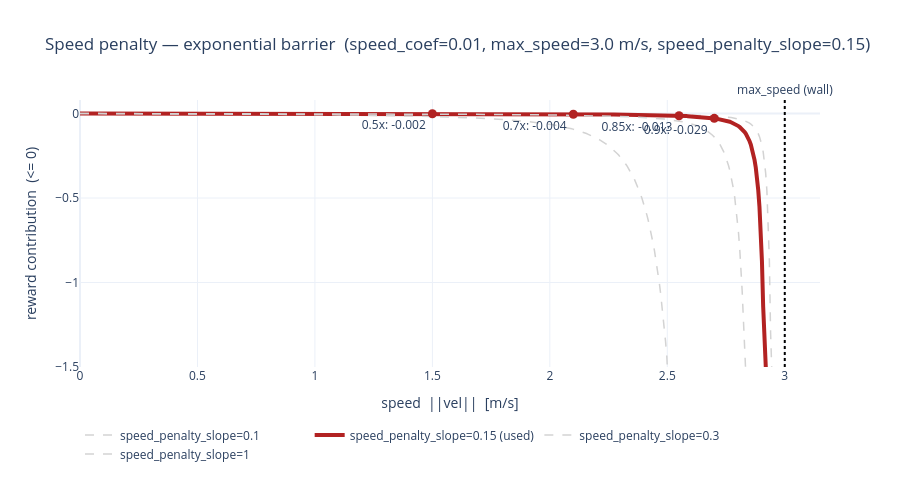

Notebook cell for this chart:
### Markdown cell above
## 6. Speed penalty (reward term) — exponential barrier

Dense per-step penalty that gives the drone a speed limit so it learns the track at a controllable
pace instead of diving through gates too fast. Imported **live** from
[`tasks/racing.py`](tasks/racing.py) (`soft_speed_penalty`) with the coefficients the racing task
actually runs with (`RACING_CONFIG`), so this figure matches training.

The earlier `(v/max_speed)**power` ramp was nearly flat until well past `max_speed`, so it barely
bit. It is now a barrier with a **(near-)vertical wall at `max_speed`**: with normalized speed
`u = ||vel|| / max_speed`,

```
penalty(v)   = exp( speed_penalty_slope * u/(1-u) ) - 1      # 0 at rest, blows up as v -> max_speed
reward_speed = -speed_coef * penalty(v)
```

- `u/(1-u)` maps `[0, max_speed)` to `[0, inf)`, so the penalty is 0 at rest and **diverges at the
  wall** — an effective ceiling the drone cannot exceed.
- **`speed_penalty_slope`** controls how early/steep the wall rises (the grey curves sweep it; the bold
  curve is the configured value).
- **`speed_coef`** is the overall weight, traded against the dense progress reward.
- The reward path **clamps the exponent** (`_SPEED_ARG_CAP`) so the penalty saturates at a
  large-but-finite value near/above `max_speed` (no `inf`/NaN into the advantage) — that plateau sits
  below the plotted y-floor here, which is zoomed on the knee for tuning.

### Code cell
from lsy_drone_racing.rl.config import Args
from lsy_drone_racing.rl.tasks.racing import RACING_CONFIG, soft_speed_penalty

# Same merge training uses -> the coefficients the racing task runs with.
_args = Args.create(**RACING_CONFIG)
SPEED_COEF = _args.speed_coef
MAX_SPEED = _args.max_speed
SPEED_PENALTY_SLOPE = _args.speed_penalty_slope
SLOPE_SWEEP = sorted({0.1, 0.3, 1.0, float(SPEED_PENALTY_SLOPE)})  # context curves + configured one
Y_FLOOR = -1.5  # view clamp: zoom on the knee (the clamped saturation plateau sits below this)
print(f"used: speed_coef={SPEED_COEF}  max_speed={MAX_SPEED} m/s  speed_penalty_slope={SPEED_PENALTY_SLOPE}")


def _reward_speed(speed, slope):
    """Reward contribution (<= 0) of the live speed barrier for a given slope."""
    return -SPEED_COEF * _f(soft_speed_penalty(speed, MAX_SPEED, slope))


# Sample just past the wall so the divergence + clamp are both in frame.
v = np.linspace(0.0, MAX_SPEED * 1.05, 600)

fig = go.Figure()
for slope in SLOPE_SWEEP:
    is_used = np.isclose(slope, SPEED_PENALTY_SLOPE)
    fig.add_trace(go.Scatter(
        x=v, y=_reward_speed(v, slope), mode="lines",
        line=dict(color="firebrick" if is_used else "lightgray",
                  width=4 if is_used else 1.5, dash=None if is_used else "dash"),
        name=f"speed_penalty_slope={slope:g}" + (" (used)" if is_used else ""),
    ))

# The wall: vertical asymptote at max_speed.
fig.add_vline(x=MAX_SPEED, line=dict(color="black", dash="dot"),
              annotation_text="max_speed (wall)", annotation_position="top")

# Reference markers on the configured curve at fractions of max_speed.
frac = np.array([0.5, 0.7, 0.85, 0.9])
fs = frac * MAX_SPEED
fy = _reward_speed(fs, SPEED_PENALTY_SLOPE)
fig.add_trace(go.Scatter(
    x=fs, y=fy, mode="markers+text",
    text=[f"  {f:g}x: {y:.3f}" for f, y in zip(frac, fy)],
    textposition="bottom left", marker=dict(color="firebrick", size=9), showlegend=False,
))

fig.update_xaxes(title="speed  ||vel||  [m/s]", range=[0, MAX_SPEED * 1.05], zeroline=True)
fig.update_yaxes(title="reward contribution  (<= 0)", range=[Y_FLOOR, 0.08])
fig.update_layout(
    height=480, template="plotly_white",
    title=(f"Speed penalty — exponential barrier  (speed_coef={SPEED_COEF}, "
           f"max_speed={MAX_SPEED} m/s, speed_penalty_slope={SPEED_PENALTY_SLOPE})"),
    legend=dict(orientation="h", y=-0.2),
)
fig.show()

### Figure 1 — Plotly figure (JSON) as saved in the notebook; plotly's stock layout.template omitted (floating-point values rounded to 4 significant figures; data arrays with more than 128 entries replaced by an {"elided": "..."} marker saying what was removed)
{"data": [{"line": {"color": "lightgray", "dash": "dash", "width": 1.5}, "mode": "lines", "name": "speed_penalty_slope=0.1", "type": "scatter", "x": {"elided": "600 float values"}, "y": {"elided": "600 float values"}}, {"line": {"color": "firebrick", "width": 4}, "mode": "lines", "name": "speed_penalty_slope=0.15 (used)", "type": "scatter", "x": {"elided": "600 float values"}, "y": {"elided": "600 float values"}}, {"line": {"color": "lightgray", "dash": "dash", "width": 1.5}, "mode": "lines", "name": "speed_penalty_slope=0.3", "type": "scatter", "x": {"elided": "600 float values"}, "y": {"elided": "600 float values"}}, {"line": {"color": "lightgray", "dash": "dash", "width": 1.5}, "mode": "lines", "name": "speed_penalty_slope=1", "type": "scatter", "x": {"elided": "600 float values"}, "y": {"elided": "600 float values"}}, {"marker": {"color": "firebrick", "size": 9}, "mode": "markers+text", "showlegend": false, "text": ["  0.5x: -0.002", "  0.7x: -0.004", "  0.85x: -0.013", "  0.9x: -0.029"], "textposition": "bottom left", "type": "scatter", "x": [1.5, 2.1, 2.55, 2.7], "y": [-0.001618, -0.004191, -0.0134, -0.02857]}], "layout": {"annotations": [{"showarrow": false, "text": "max_speed (wall)", "x": 3, "xanchor": "center", "xref": "x", "y": 1, "yanchor": "bottom", "yref": "y domain"}], "height": 480, "legend": {"orientation": "h", "y": -0.2}, "shapes": [{"line": {"color": "black", "dash": "dot"}, "type": "line", "x0": 3, "x1": 3, "xref": "x", "y0": 0, "y1": 1, "yref": "y domain"}], "title": {"text": "Speed penalty — exponential barrier  (speed_coef=0.01, max_speed=3.0 m/s, speed_penalty_slope=0.15)"}, "xaxis": {"range": [0, 3.15], "title": {"text": "speed  ||vel||  [m/s]"}, "zeroline": true}, "yaxis": {"range": [-1.5, 0.08], "title": {"text": "reward contribution  (<= 0)"}}}}
